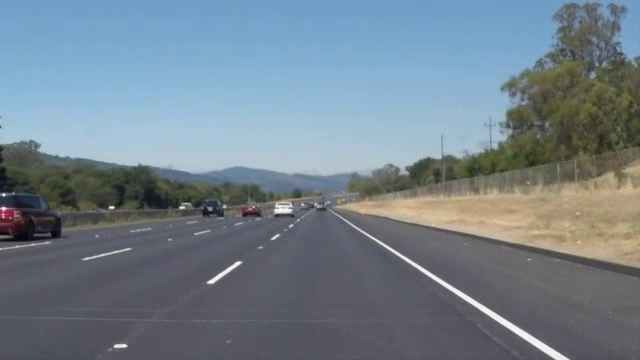
#> input picture frame 20 of labs/data/videos/lane_8s.mp4, 640 x 360 px
$ python lab3_3b_lane_video.py
#> lines starting #> are read from the running program, lines starting #| are printed output that depends on the picture; after the words box and inside, x2 and y2 are one past the last pixel; in counts of white or black regions, pixels touching at a corner belong together
#> further down, frame is the input picture: shape (360, 640, 3); mean B, G, R 140, 129.2, 115.2
# 实验 3-3（续）把车道线检测用到一段行车视频上
# %% 第 1 步：把上面的步骤写成一个函数
import cv2
import numpy as np

def find_lanes(img):
    h, w = img.shape[:2]
#> h = 360; w = 640
    edges = cv2.Canny(cv2.GaussianBlur(cv2.cvtColor(img, cv2.COLOR_BGR2GRAY), (5, 5), 0), 50, 150)
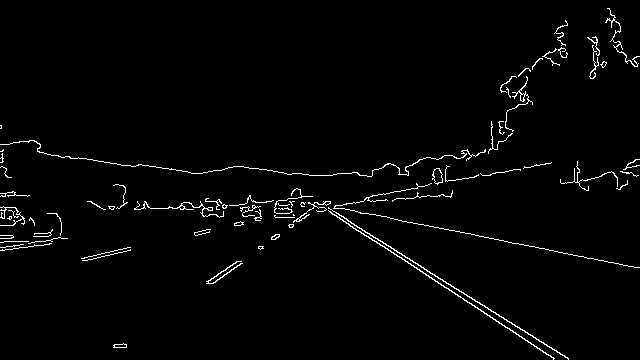
#> edges: shape (360, 640); 2% white in thin lines or dots
    mask = np.zeros_like(edges)
    top = int(h * 0.6)
#> top = 216
    cv2.fillPoly(mask, np.array([[(int(w * 0.1), h), (int(w * 0.45), top), (int(w * 0.55), top), (int(w * 0.95), h)]]), 255)
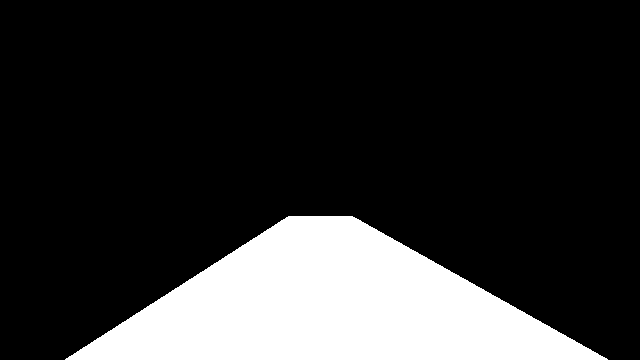
#> mask: shape (360, 640); 19% white; 1 white region, box (x1, y1, x2, y2) and area: (65, 216, 608, 360) 43872
    lines = cv2.HoughLinesP(cv2.bitwise_and(edges, mask), 2, np.pi / 180, 30, minLineLength=20, maxLineGap=100)
#> lines = [[336, 216, 553, 357], [341, 216, 568, 358], [348, 221, 568, 359], [114, 347, 301, 216], [125, 347, 306, 216], [499, 323, 554, 358], [225, 274, 299, 219], [117, 347, 299, 220], [114, 344, 291, 224]]
    found = 0
    for x1, y1, x2, y2 in ([] if lines is None else lines.reshape(-1, 4)):
        if abs((y2 - y1) / (x2 - x1 + 1e-6)) > 0.5:          # 只要够斜的线
            cv2.line(img, (x1, y1), (x2, y2), (0, 0, 255), 4); found += 1
#> this loop made 9 passes
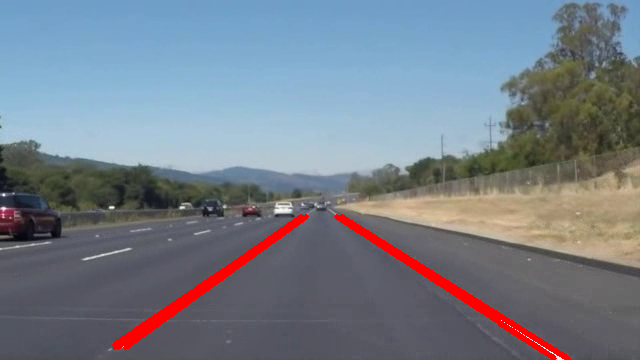
#> img: shape (360, 640, 3); 2.22% of pixels changed, all inside (x1, y1, x2, y2) = (112, 214, 571, 360)
#> after the loop, found = 9
    return img, found

# %% 第 2 步：一帧一帧地读视频、处理、写出
cap = cv2.VideoCapture("../data/videos/lane_8s.mp4")
fps = cap.get(cv2.CAP_PROP_FPS)
w, h = int(cap.get(cv2.CAP_PROP_FRAME_WIDTH)), int(cap.get(cv2.CAP_PROP_FRAME_HEIGHT))
out = cv2.VideoWriter("lab3_3_lanes.mp4", cv2.VideoWriter_fourcc(*"mp4v"), fps, (w, h))
frames = empty = 0
while True:
    ok, frame = cap.read()                       # 读一帧；读完了 ok 就是 False
    if not ok:
        break
    frame, n = find_lanes(frame)
#> n = 9
    frames += 1
    if n == 0: empty += 1
    out.write(frame)
cap.release(); out.release()
print(f"共 {frames} 帧（{w}×{h}，{fps:.0f} 帧/秒），其中 {empty} 帧没找到车道线")

$ run again, starting later in the video
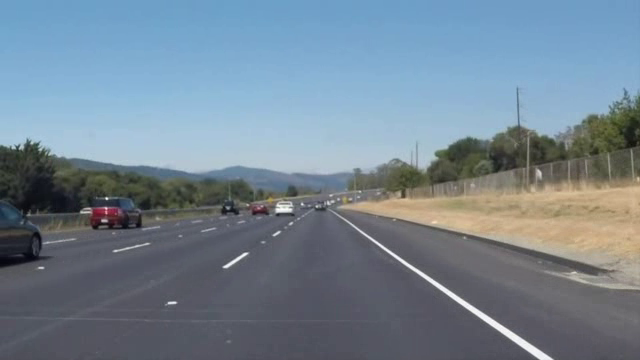
#> input picture frame 90 of labs/data/videos/lane_8s.mp4, 640 x 360 px
#> frame is the input picture: shape (360, 640, 3); mean B, G, R 146.1, 132.6, 116.1
#> in find_lanes, `edges = cv2.Canny(cv2.GaussianBlur(cv2.cvtColor(img, cv2.COLOR_BGR2GRA..`:
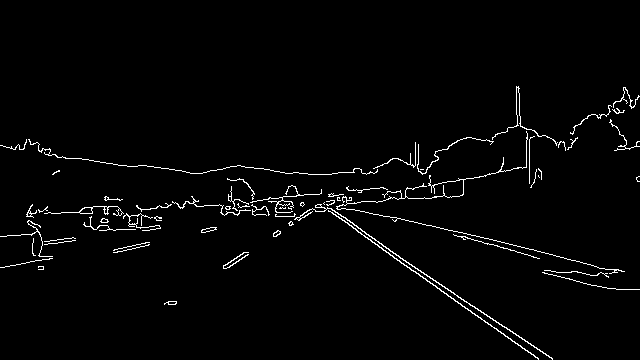
#> edges: shape (360, 640); 2.1% white in thin lines or dots, all inside (x1, y1, x2, y2) = (0, 86, 640, 360)
#> mask: shape (360, 640); 19% white; 1 white region, box (x1, y1, x2, y2) and area: (65, 216, 608, 360) 43872
#> lines = [[337, 216, 435, 285], [394, 258, 470, 310], [341, 216, 552, 359], [462, 306, 538, 358], [164, 304, 305, 216], [366, 234, 513, 333], [175, 304, 297, 219], [168, 302, 300, 216], [451, 298, 477, 315], [173, 304, 297, 217], [357, 231, 536, 357]]
#> the loop in find_lanes, `for x1, y1, x2, y2 in ([] if lines is None else lines.reshape(-1, 4)):` made 11 passes
#> after the loop in find_lanes, `for x1, y1, x2, y2 in ([] if lines is None else lines.reshape(-1, 4)):`:
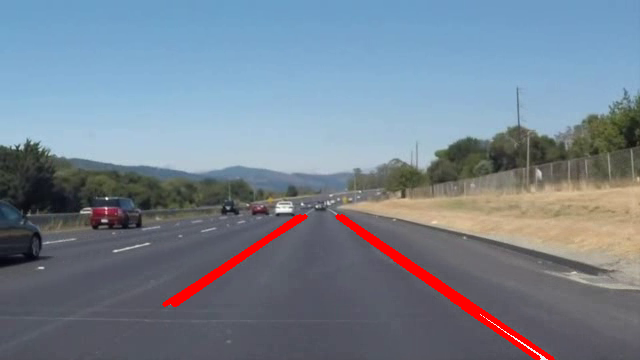
#> img: shape (360, 640, 3); 1.72% of pixels changed, all inside (x1, y1, x2, y2) = (162, 214, 555, 360)
#> after the loop in find_lanes, `for x1, y1, x2, y2 in ([] if lines is None else lines.reshape(-1, 4)):`: found = 11

$ run again, starting later in the video
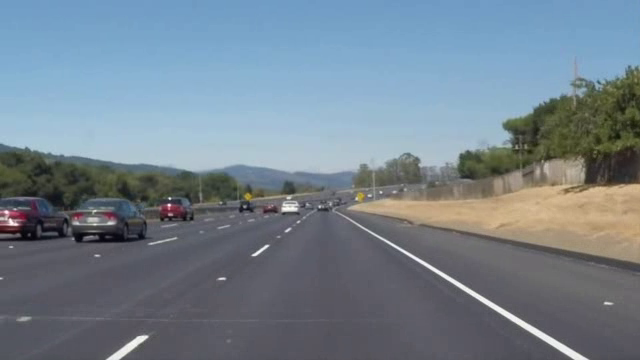
#> input picture frame 160 of labs/data/videos/lane_8s.mp4, 640 x 360 px
#> frame is the input picture: shape (360, 640, 3); mean B, G, R 141.9, 130.4, 116.4
#> in find_lanes, `edges = cv2.Canny(cv2.GaussianBlur(cv2.cvtColor(img, cv2.COLOR_BGR2GRA..`:
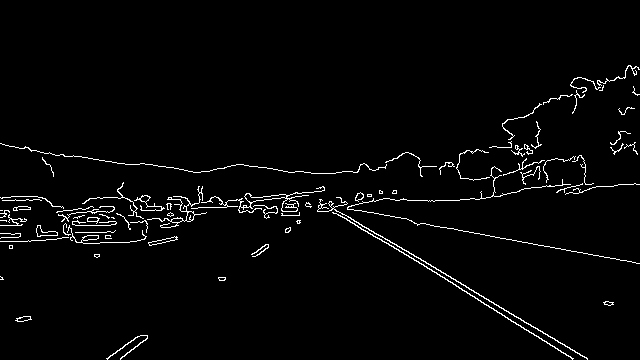
#> edges: shape (360, 640); 2.5% white in thin lines or dots, all inside (x1, y1, x2, y2) = (0, 65, 640, 360)
#> mask: shape (360, 640); 19% white; 1 white region, box (x1, y1, x2, y2) and area: (65, 216, 608, 360) 43872
#> lines = [[347, 216, 558, 342], [372, 234, 572, 358], [121, 357, 300, 222], [520, 318, 587, 359], [142, 335, 300, 220], [106, 358, 285, 232], [340, 216, 507, 317], [107, 359, 298, 220], [396, 244, 587, 358], [346, 218, 384, 242]]
#> the loop in find_lanes, `for x1, y1, x2, y2 in ([] if lines is None else lines.reshape(-1, 4)):` made 10 passes
#> after the loop in find_lanes, `for x1, y1, x2, y2 in ([] if lines is None else lines.reshape(-1, 4)):`:
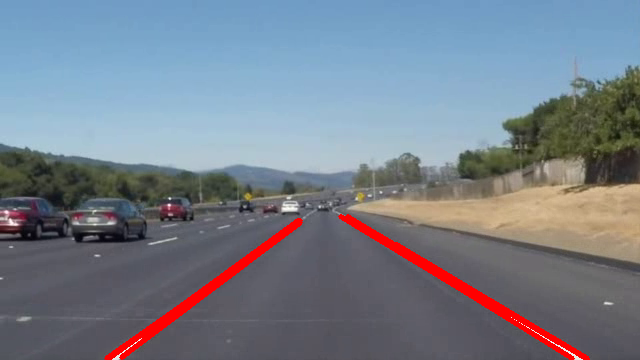
#> img: shape (360, 640, 3); 2.27% of pixels changed, all inside (x1, y1, x2, y2) = (104, 214, 590, 360)
#> after the loop in find_lanes, `for x1, y1, x2, y2 in ([] if lines is None else lines.reshape(-1, 4)):`: found = 10
